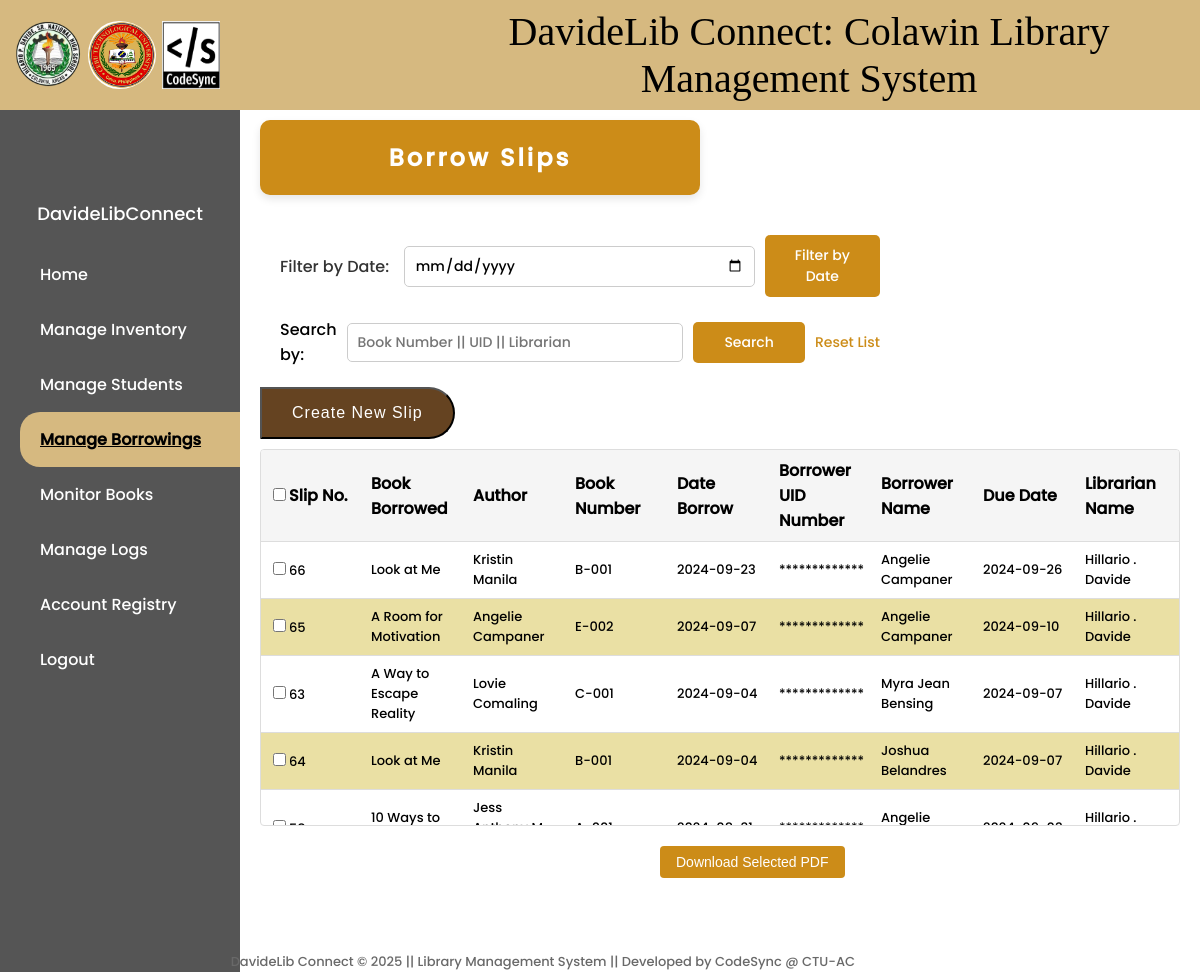
Before: /borrow-slips/ (signed in) with the older database file.
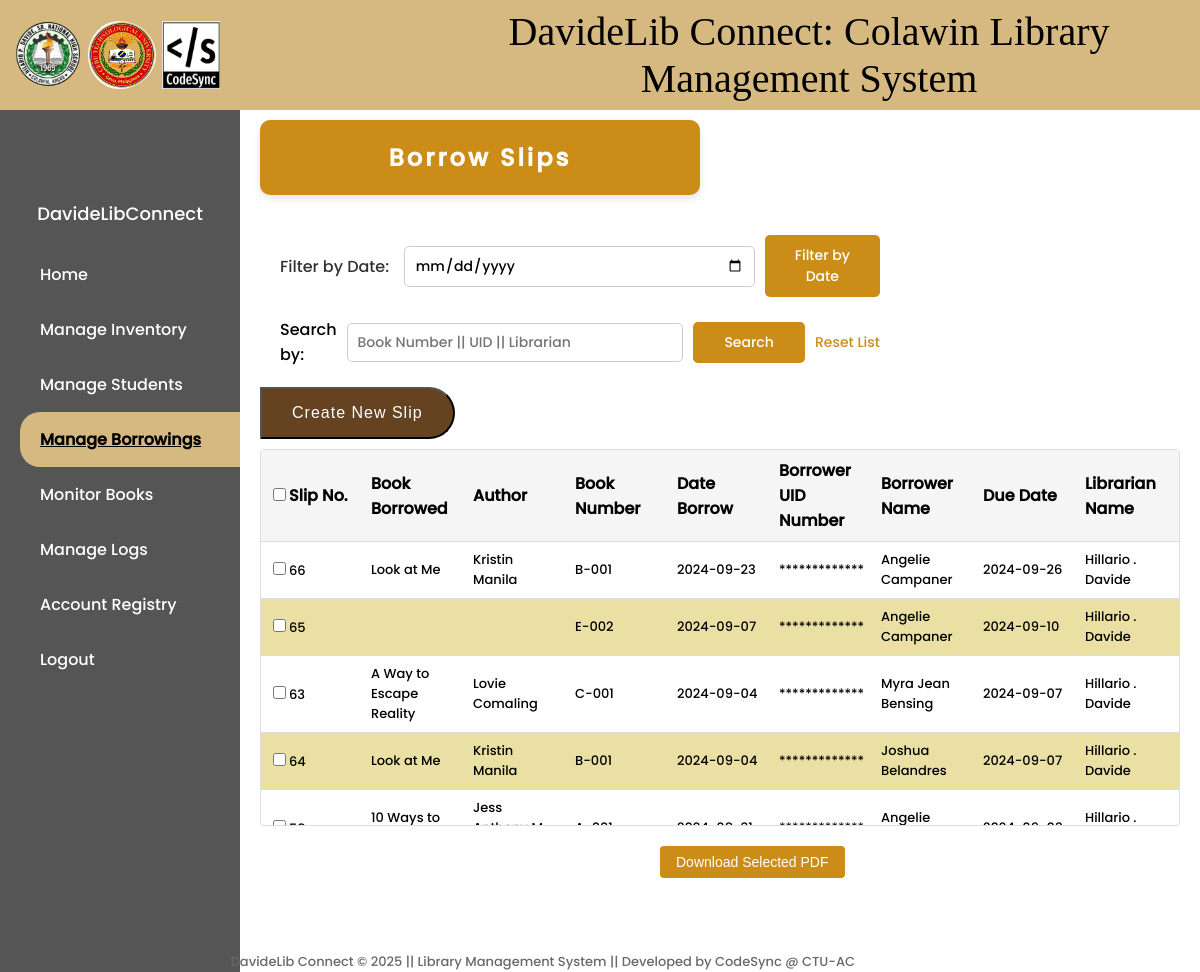
After: the same page with the newer database file.
### library/models.py (models this page shows, shortened)
class BorrowSlip(models.Model):
    slip_number = models.AutoField(primary_key=True)
    book_number = models.CharField(max_length=20, blank=True)
    book_title = models.CharField(max_length=200, blank=True)
    author = models.CharField(max_length=200, blank=True)
    category_number = models.IntegerField(blank=True, null=True)
    date_borrow = models.DateTimeField()
    borrower_uid_number = models.CharField(max_length=20)
    borrower_name = models.CharField(max_length=100, blank=True)
    due_date = models.DateTimeField()
    librarian_name = models.CharField(max_length=100)
    status = models.CharField(max_length=50, default='Borrowed')
    returned = models.BooleanField(default=False)  # Add this line
    penalty = models.CharField(max_length=255, blank=True, null=True)

### library/views.py (the view)
# urls.py: path('borrow-slips/', views.borrow_slip_list, name='borrow-slip-list'),
@login_required
def borrow_slip_list(request):
    query = request.GET.get('search', '')
    sort_order = request.GET.get('sort', '-date_borrow')
    form = BorrowSlipForm()
    date_filter = request.GET.get('date_filter', '')
    if date_filter:
        try:
            date_filter = datetime.strptime(date_filter, '%Y-%m-%d').date()
            borrow_slips = BorrowSlip.objects.filter(date_borrow=date_filter).order_by(sort_order)
        except ValueError:
            borrow_slips = BorrowSlip.objects.none()
    else:
        borrow_slips = BorrowSlip.objects.all().order_by(sort_order)
    if request.method == 'POST':
        form = BorrowSlipForm(request.POST)
        if form.is_valid():
            form.save()
            return redirect('borrow-slip-list')
    if query:
        borrow_slips = borrow_slips.filter(
            Q(book_number__icontains=query) |
            Q(borrower_uid_number__icontains=query) |
            Q(librarian_name__icontains=query)
        )
    context = {
        'borrow_slips': borrow_slips,
        'query': query,
        'form': form,
        'sort_order': sort_order,
        'date_filter': date_filter,
    }
    return render(request, 'library/borrow_slip_list.html', context)

### library/forms.py (shortened to what this page needs)
class BorrowSlipForm(forms.ModelForm):
    class Meta:
        model = BorrowSlip
        fields = ['book_number', 'date_borrow', 'borrower_uid_number', 'due_date', 'librarian_name']
        widgets = {
            'date_borrow': forms.TextInput(attrs={'readonly': 'readonly'}),
            'due_date': forms.TextInput(attrs={'readonly': 'readonly'}),
            'librarian_name': forms.TextInput(attrs={'readonly': 'readonly'}),
        }
    book_number = forms.CharField(max_length=20)
    borrower_uid_number = forms.CharField(max_length=20)
    def __init__(self, *args, **kwargs):
        user = kwargs.pop('user', None)
        super(BorrowSlipForm, self).__init__(*args, **kwargs)
        if user:
            full_name = f"{user.first_name} {user.middle_name[0] if user.middle_name else ''}. {user.last_name}"
            self.fields['librarian_name'].initial = full_name
        if not self.instance.pk:
            self.fields['date_borrow'].initial = timezone.now().date()
            self.fields['due_date'].initial = timezone.now().date() + timedelta(days=3)

### library/templatetags/custom_filters.py (called while the page is built)
@register.filter(name='obfuscate')
def obfuscate(value):
    return '*' * len(value)

### library/templates/library/borrow_slip_list.html (shortened to what this page needs)
{% extends 'main.html' %}
{% load static %}
{% load custom_filters %}
{% block content %}
<!DOCTYPE html>
<html>
<head>
     {% block css %}
    <link rel="stylesheet" type="text/css" href="{% static 'styles/borrow_slip_list.css' %}">
    {% endblock %}
</head>
<body>
    <div class="main-content">
     <div class="head">
        <h1>Borrow Slips</h1>
    </div>
    <div class="filter-container">
        <form method="GET" action="{% url 'borrow-slip-list' %}">
            <label for="date_filter">Filter by Date:</label>
            <input type="date" id="date_filter" name="date_filter" value="{{ date_filter }}">
            <button type="submit">Filter by Date</button>
        </form>
         <form method="GET" action="{% url 'borrow-slip-list' %}">
             <span>Search by:</span>
            <input type="text" name="search" autofocus placeholder="Book Number || UID || Librarian" value="{{ query }}">
            <button type="submit">Search</button>
            <a href="{% url 'borrow-slip-list' %}">Reset List</a>
        </form>
    </div>
    <div class="create" style="max-width: 200px;">
        <button><a href="{% url 'borrow-slip-create' %}">Create New Slip</a></button>
    </div>
    <form method="POST" action="{% url 'download-selected-pdf' %}">
        <div class="table-container">
            <table>
                <thead>
                    <tr>
                        <th><input type="checkbox" id="select-all" />Slip No.</th>
                        <th>Book Borrowed</th>
                        <th>Author</th>
                        <th>Book Number</th>
                        <th>Date Borrow</th>
                        <th>Borrower UID Number</th>
                        <th>Borrower Name</th>
                        <th>Due Date</th>
                        <th>Librarian Name</th>
                    </tr>
                </thead>
                <tbody>
                    {% for slip in borrow_slips %}
                        <tr>
                            <td><input type="checkbox" name="selected_slips" value="{{ slip.slip_number }}" />{{ slip.slip_number }}</td>
                            <td>{{ slip.book_title }}</td>
                            <td>{{ slip.author }}</td>
                            <td>{{ slip.book_number }}</td>
                            <td>{{ slip.date_borrow|date:"Y-m-d" }}</td>
                            <td>{{ slip.borrower_uid_number|obfuscate }}</td>
                            <td>{{ slip.borrower_name }}</td>
                            <td>{{ slip.due_date|date:"Y-m-d" }}</td>
                            <td>{{ slip.librarian_name }}</td>
                        </tr>
                    {% endfor %}
                </tbody>
            </table>
        </div>
        <button id="download-pdf-button" type="submit" style="background-color: #CC8C18; color: white; border: none; padding: 8px 16px; text-align: center; font-size: 16px; text-decoration: none; display: inline-block; font-size: 14px; cursor: pointer; border-radius: 4px; position: relative; z-index: 1; margin-top: 20px; margin-left: 400px;">Download Selected PDF</button>
    </form>
</div>
</body>
</html>
{% endblock %}

Changed rows visible on the page:
changed BorrowSlip id 65: book_title "A Room for Motivation" → (not shown); author "Angelie Campaner" → (not shown)
